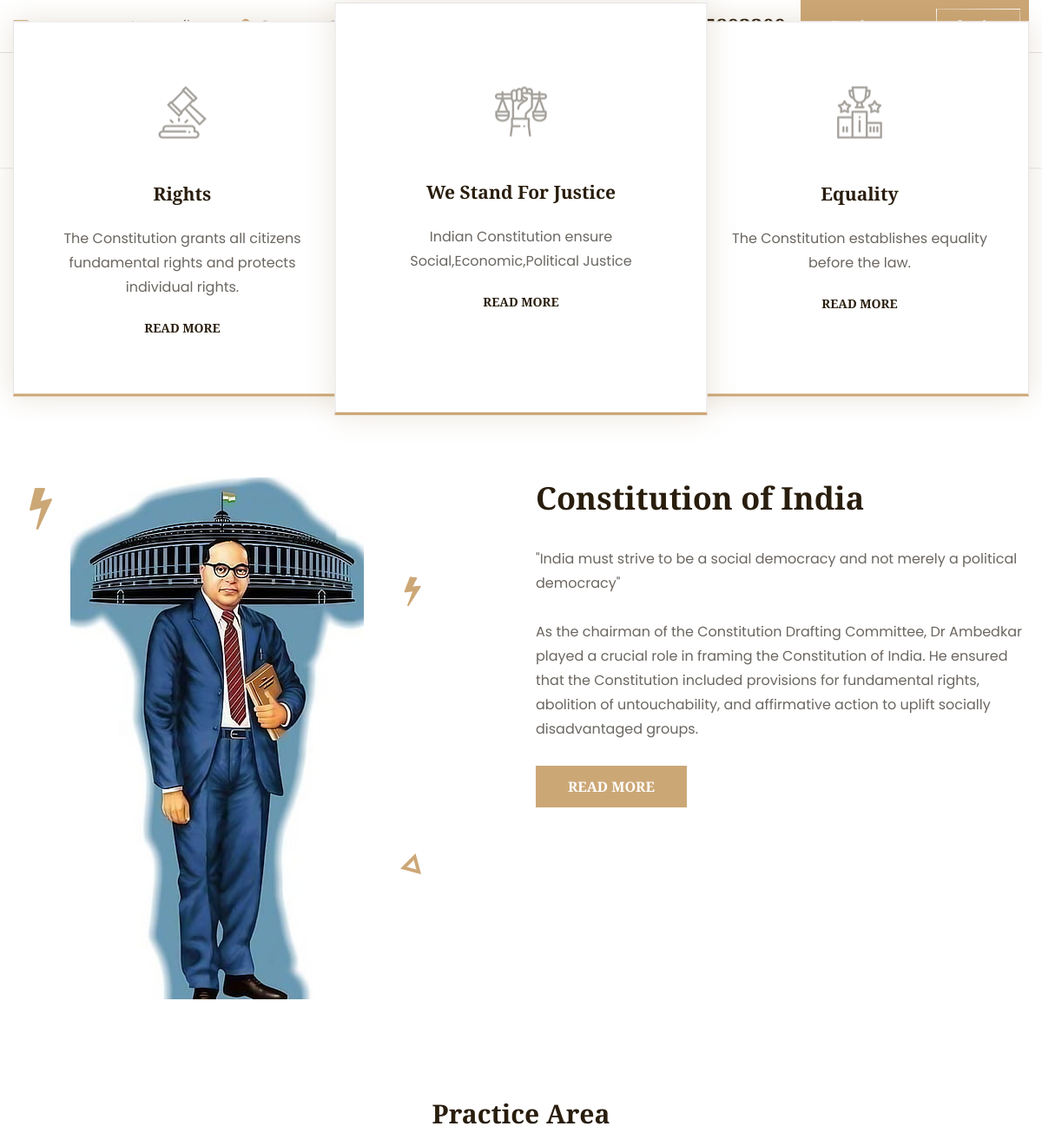
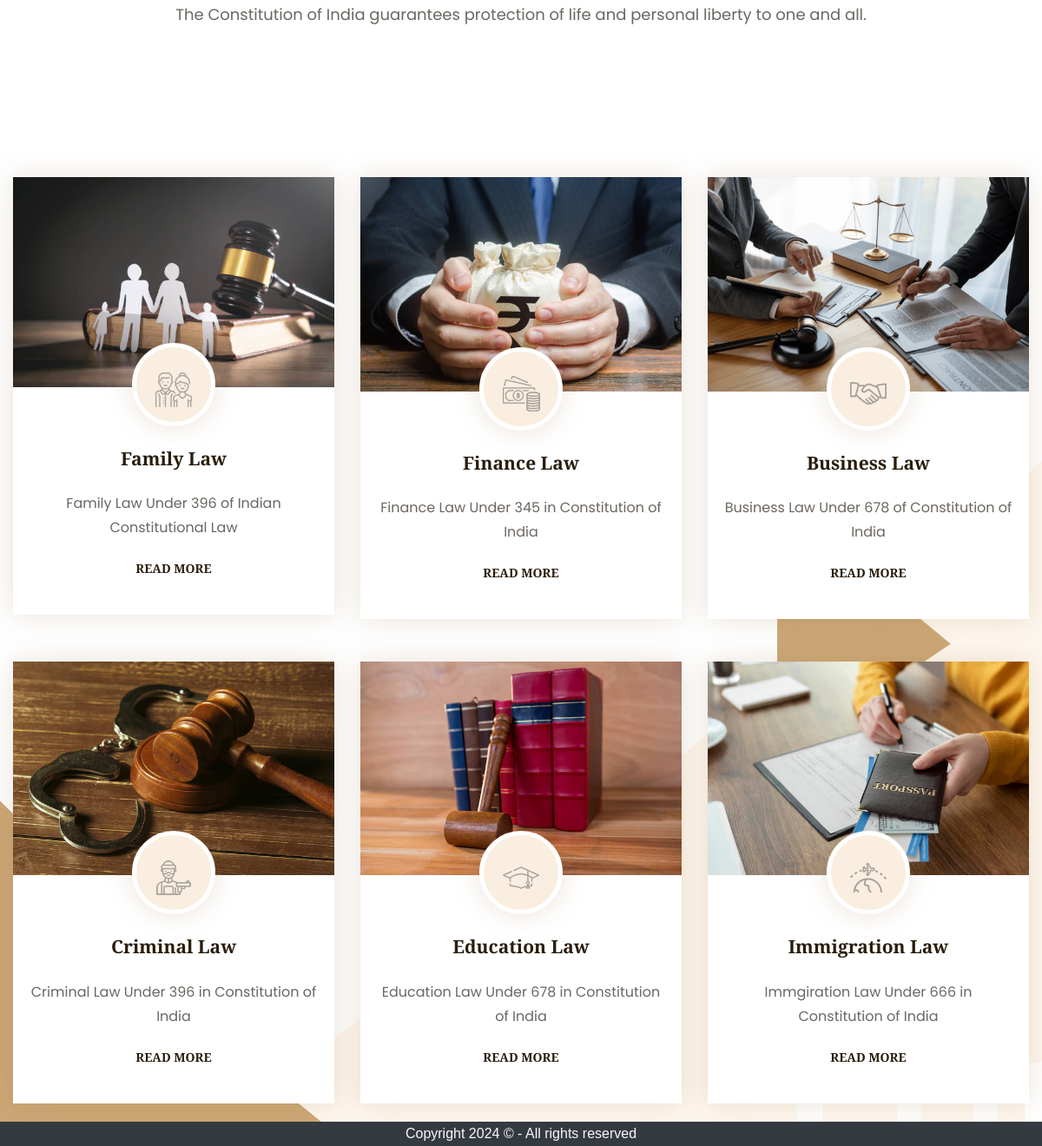
The page / on the database its author committed (2 pictures, top to bottom).
### laws/models.py (models this page shows, shortened)
class LawList(models.Model):
    image=models.ImageField(upload_to="practice")
    icon=models.ImageField(upload_to="practice")
    category=models.CharField(max_length=25)
    description=models.TextField()

### home/views.py (the view)
# urls.py: path('', views.index, name='home'),
def index(request):
    lawlist = LawList.objects.all()
    return render(request, 'index.html', {'lawlist':lawlist})

### templates/index.html (shortened to what this page needs)
{% extends "base.html" %}
{% load static %}
{% block content %}
    <section class="iconbox-home clearfix">
        <div class="container">
            <div class="iconbox-features type2">
                <div class="iconbox iconbox-1">
                    <div class="bck-stand"></div>
                    <div class="bnc">
                        <div class="iconbox-wrap">
                            <div class="iconbox-icon">
                                <img src="{% static 'images/home1/01.png' %}" alt="images">
                            </div>
                            <div class="iconbox-content">
                                <h5 class="title"><a href="#">Rights </a></h5>
                                <p class="description">
                                    The Constitution grants all citizens fundamental rights and protects individual rights.
                                </p>
                                <div class="fl-btn">
                                    <a href="#">read more</a>
                                </div>
                            </div>
                        </div>
                    </div>
                </div>
                <div class="iconbox iconbox-2 active">
                    <div class="bck-stand"></div>
                    <div class="bnc">
                        <div class="iconbox-wrap">
                            <div class="iconbox-icon">
                                <img src="{% static 'images/home1/02.png' %}" alt="images">
                            </div>
                            <div class="iconbox-content">
                                <h5 class="title"><a href="#">We Stand For Justice</a></h5>
                                <p class="description">
                                    Indian Constitution ensure Social,Economic,Political Justice
                                </p>
                                <div class="fl-btn">
                                    <a href="#">read more</a>
                                </div>
                            </div>
                        </div>
                    </div>
                </div>
                <div class="iconbox iconbox-3">
                    <div class="bck-stand"></div>
                    <div class="bnc">
                        <div class="iconbox-wrap">
                            <div class="iconbox-icon">
                                <img src="{% static 'images/home1/03.png' %}" alt="images">
                            </div>
                            <div class="iconbox-content">
                                <h5 class="title"><a href="#">Equality</a></h5>
                                <p class="description">
                                    The Constitution establishes equality before the law.
                                </p>
                                <div class="fl-btn">
                                    <a href="#">read more</a>
                                </div>
                            </div>
                        </div>
                    </div>
                </div>
            </div>
        </div>
    </section>
    <section class="about-home">
        <div class="container">
            <div class="row">
                <div class="col-lg-5">
                    <div class="featured-post">
                        <div class="entry-image">
                            <img src="{% static 'images/home1/ambedkar.jpg' %}" alt="images">
                        </div>
                        <div class="image-move">
                            <img src="{% static 'images/home1/06.png' %}" alt="images" class="oval-two">
                            <img src="{% static 'images/home1/07.png' %}" alt="images" class="oval-three">
                            <img src="{% static 'images/home1/08.png' %}" alt="images" class="oval-four">
                        </div>
                    </div>
                </div>
                <div class="col-lg-7">
                    <div class="content">
                        <div class="title"><a href="#">Constitution of India</a></div>
                        <p class="description">
                            <cite>"India must strive to be a social democracy and not merely a political democracy"</cite>
                        </p>
                        <p class="description">
                            As the chairman of the Constitution Drafting Committee, Dr Ambedkar played a crucial role in framing the Constitution of India. He ensured that the Constitution included provisions for fundamental rights, abolition of untouchability, and affirmative action to uplift socially disadvantaged groups.
                        </p>
                        <div class="fl-btn">
                            <a href="https://www.constitutionofindia.net/members/b-r-ambedkar/#:~:text=On%2025%20November%201949%2C%20a,as%20the%20principles%20of%20life" class="hvr-vertical">read more</a>
                        </div>
                    </div>
                </div>
            </div>
        </div>
    </section>
    <section class="practice-featured">
        <div class="practice-area practice-area-style2">
            <div class="container">
                <div class="title-section text-center">
                    <h3 class="flat-title">Practice Area</h3>
                    <p class="sub-title">The Constitution of India guarantees protection of life and personal liberty to one and all.</p>
                </div>
                <div class="practice-area-wrap">
                    <div class="row">
                        <section class="practice-featured">
                            <div class="practice-area practice-area-style2">
                                <div class="container">
                                    <div class="practice-area-wrap">
                                        <div class="row">
                                            {% for law in lawlist %}
                                            <div class="col-lg-4 col-md-6 col-sm-6 col-12">
                                                <div class="image-box-law">
                                                    <div class="featured-post">
                                                        <div class="entry-image">
                                                            <a href="#"><img src="{{ law.image.url }}" alt="{{ law.category }}"></a>
                                                        </div>
                                                        <div class="icon">
                                                            <img src="{{ law.icon.url }}" alt="images">
                                                        </div>
                                                    </div>
                                                    <div class="content-law">
                                                        <h4 class="name">{{ law.category }}</h4>
                                                        <p class="description">{{ law.description }}</p>
                                                        <a href="{% url 'lawlist' %}">read more</a>
                                                    </div>
                                                </div>
                                            </div>
                                            {% endfor %}
                    </div>
                </div>
            </div>
        </div>
    </section>
{% endblock content %}

### static/stylesheet/style.css (style rules this page uses)
html { overflow-y: scroll; -webkit-text-size-adjust: 100%; -ms-text-size-adjust: 100% }
body { line-height: 1; -webkit-font-smoothing: antialiased; -webkit-text-size-adjust: 100%; -ms-text-size-adjust: 100%; }
a,abbr,acronym,address,applet,article,aside,audio,b,big,blockquote,body,caption,canvas,center,cite,code,dd,del,details,dfn,dialog,div,dl,dt,em,embed,fieldset,figcaption,figure,form,footer,header,hgroup,h1,h2,h3,h4,h5,h6,html,i,iframe,img,ins,kbd,label,legend,li,mark,menu,nav,object,ol,output,p,pre,q,ruby,s,samp,section,small,span,strike,strong,sub,summary,sup,tt,table,tbody,textarea,tfoot,thead,time,tr,th,td,u,ul,var,video { font-family: inherit; font-size: 100%; font-weight: inherit; font-style: inherit; vertical-align: baseline; margin: 0; padding: 0; border: 0; outline: 0; background: transparent }
article, aside, details, figcaption, figure, footer, header, hgroup, menu, nav, section { display: block }
img { border: 0; -ms-interpolation-mode: bicubic; vertical-align: middle }
*, *:before, *:after { -webkit-box-sizing: border-box; -moz-box-sizing: border-box; box-sizing: border-box; }
body { font: 16px/28px "Playfair Display", sans-serif; color: #6b6661; font-weight: 400; overflow: hidden; }
a { font-size: 16px; text-decoration: none; color: #6b6661; -webkit-transition: all 0.3s ease-in-out; -moz-transition: all 0.3s ease-in-out; -ms-transition: all 0.3s ease-in-out; -o-transition: all 0.3s ease-in-out; transition: all 0.3s ease-in-out; }
img { max-width: 100%; height: auto; }
.hvr-vertical { display: inline-block; vertical-align: middle; -webkit-transform: perspective(1px) translateZ(0); transform: perspective(1px) translateZ(0); box-shadow: 0 0 1px rgba(0, 0, 0, 0); position: relative; -webkit-transition-property: color; transition-property: color; -webkit-transition-duration: 0.3s; transition-duration: 0.3s; }
.hvr-vertical:before { content: ""; position: absolute; z-index: -1; top: 0; bottom: 0; left: 0; right: 0; background: #291d0d; -webkit-transform: scaleY(0); transform: scaleY(0); -webkit-transform-origin: 50%; transform-origin: 50%; -webkit-transition-property: transform; transition-property: transform; -webkit-transition-duration: 0.3s; transition-duration: 0.3s; -webkit-transition-timing-function: ease-out; transition-timing-function: ease-out; }
.container { max-width: 1200px; }
.practice-area-style2 { padding: 108px 0 0 0; }
.practice-area .title-section { margin-bottom: 65px; }
.about-home { margin-top: -75px; }
.about-home .featured-post { text-align: center; position: relative; }
.about-home .featured-post .image-move .oval-two { position: absolute; top: 2%; left: 4%; animation: animationFramesTwo 20s infinite linear; }
.about-home .featured-post .image-move .oval-three { position: absolute; top: 19%; right: 0%; animation: animationFramesThree 20s infinite linear; }
.about-home .featured-post .image-move .oval-four { position: absolute; bottom: 24%; right: 0%; animation: animationFramesFour 20s infinite linear; }
.about-home .content { padding-left: 102px; }
.about-home .content .title { margin-bottom: 32px; }
.about-home .content .title a { font-size: 36px; font-weight: 700; line-height: 48px; color: #291d0d; }
.about-home .content .description { margin-bottom: 28px; font-family: "Poppins", sans-serif; }
.about-home .content .fl-btn a { font-size: 16px; font-weight: 700; display: inline-block; color: #fff; background-color: #cca776; padding: 10px 37px; text-transform: uppercase; }
.practice-featured { background-image: url('../images/home1/13.png'); background-repeat: no-repeat; background-size: 100% 53%; background-position: bottom; }

### rows shown on the page
LawList: image (picture), icon (picture), category "Family Law", description "Family Law Under 396 of Indian Constitutional Law"
LawList: image (picture), icon (picture), category "Finance Law", description "Finance Law Under 345 in Constitution of India"
LawList: image (picture), icon (picture), category "Business Law", description "Business Law Under 678 of Constitution of India"
LawList: image (picture), icon (picture), category "Criminal Law", description "Criminal Law Under 396 in Constitution of India"
LawList: image (picture), icon (picture), category "Education Law", description "Education Law Under 678 in Constitution of India"
LawList: image (picture), icon (picture), category "Immigration Law", description "Immgiration Law Under 666 in Constitution of India"
